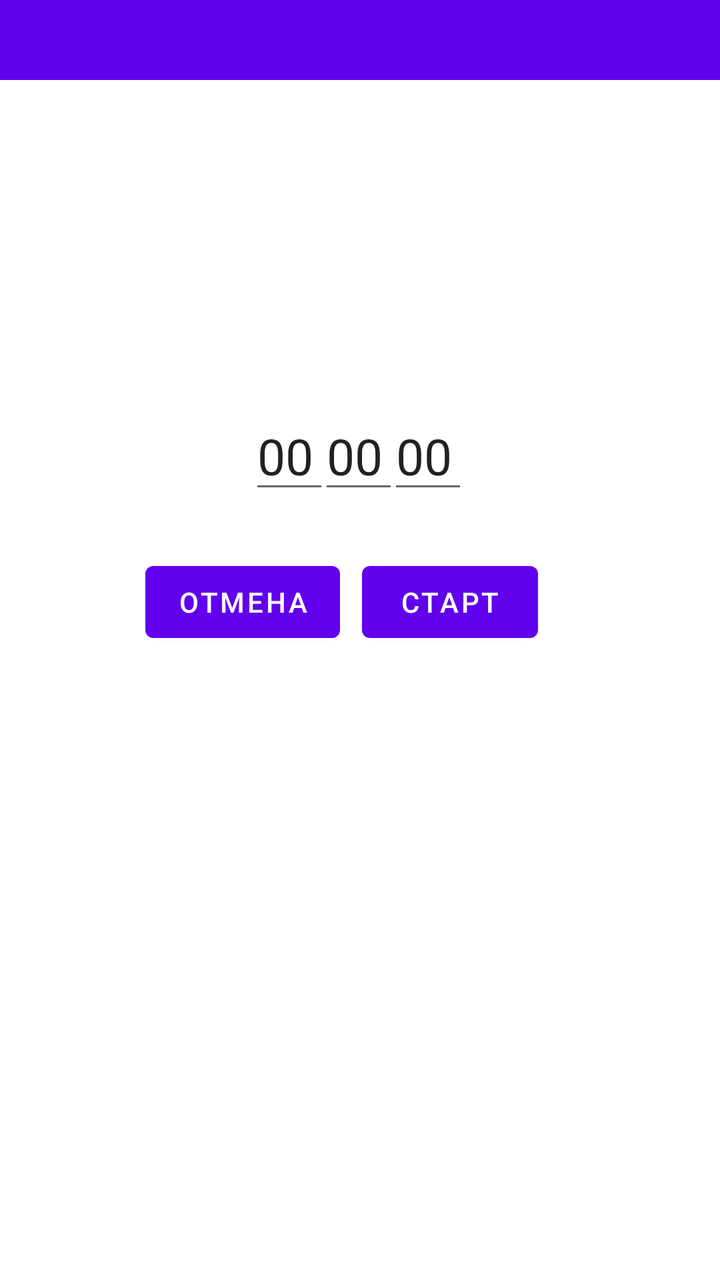
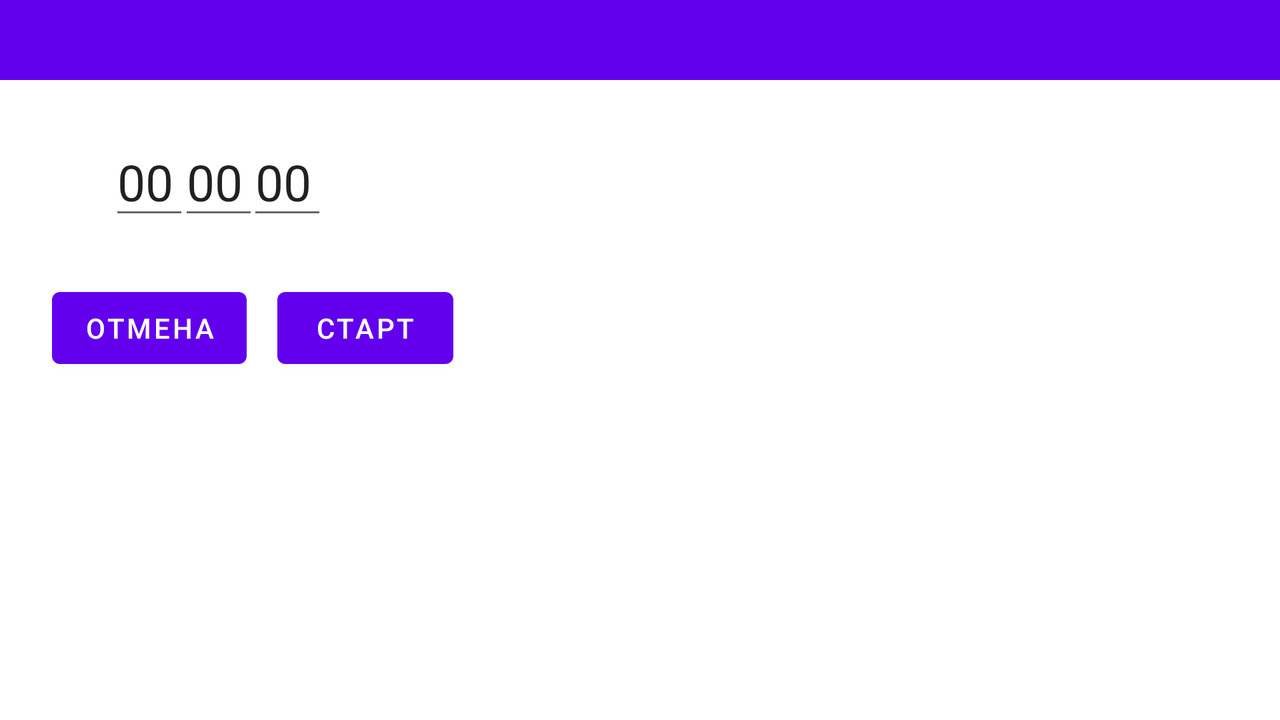

The same Android screen from two of the app's own layout files: first res/layout/ as a phone draws it, then the repository's variant for another configuration, drawn on a device whose configuration selects that folder. Both files follow.
<!-- AndroidManifest.xml: application theme Theme.AndroidLessons -->
<!-- res/layout/activity_timer.xml -->
<?xml version="1.0" encoding="utf-8"?>
<androidx.constraintlayout.widget.ConstraintLayout xmlns:android="http://schemas.android.com/apk/res/android"
    xmlns:app="http://schemas.android.com/apk/res-auto"
    xmlns:tools="http://schemas.android.com/tools"
    android:layout_width="match_parent"
    android:layout_height="match_parent"
    tools:context=".One_timer">

    <Button
        android:id="@+id/enter_time"
        android:layout_width="wrap_content"
        android:layout_height="wrap_content"
        android:onClick="start_timer"
        android:text="Старт"
        app:layout_constraintBottom_toBottomOf="parent"
        app:layout_constraintEnd_toEndOf="parent"
        app:layout_constraintHorizontal_bias="0.665"
        app:layout_constraintStart_toStartOf="parent"
        app:layout_constraintTop_toTopOf="parent"
        app:layout_constraintVertical_bias="0.468" />

    <androidx.appcompat.widget.Toolbar
        android:id="@+id/toolbar"
        android:layout_width="match_parent"
        android:layout_height="40dp"
        android:layout_marginBottom="11dp"
        android:background="?attr/colorPrimary"
        android:minHeight="?attr/actionBarSize"
        android:theme="?attr/actionBarTheme"

        app:layout_constraintEnd_toEndOf="parent"
        app:layout_constraintHorizontal_bias="0.0"
        app:layout_constraintStart_toStartOf="parent"
        app:layout_constraintTop_toTopOf="parent"
        app:layout_constraintVertical_bias="0.0" />

    <EditText
        android:id="@+id/editTextTime"
        android:layout_width="40dp"
        android:layout_height="48dp"
        android:textSize="25dp"
        android:inputType="number"
        android:text="00"
        android:selectAllOnFocus="true"
        app:layout_constraintBottom_toBottomOf="parent"
        app:layout_constraintEnd_toEndOf="parent"
        app:layout_constraintHorizontal_bias="0.39"
        app:layout_constraintStart_toStartOf="parent"
        app:layout_constraintTop_toTopOf="parent"
        app:layout_constraintVertical_bias="0.344" />

    <EditText
        android:id="@+id/editTextTime2"
        android:layout_width="40dp"
        android:layout_height="48dp"
        android:ems="10"
        android:inputType="number"
        android:textSize="25dp"
        android:text="00"
        android:selectAllOnFocus="true"
        app:layout_constraintBottom_toBottomOf="parent"
        app:layout_constraintEnd_toEndOf="parent"
        app:layout_constraintHorizontal_bias="0.498"
        app:layout_constraintStart_toStartOf="parent"
        app:layout_constraintTop_toTopOf="parent"
        app:layout_constraintVertical_bias="0.344" />

    <EditText
        android:id="@+id/editTextTime3"
        android:layout_width="40dp"
        android:layout_height="48dp"
        android:ems="10"
        android:inputType="time"
        android:textSize="25dp"
        android:text="00"
        android:selectAllOnFocus="true"
        app:layout_constraintBottom_toBottomOf="parent"
        app:layout_constraintEnd_toEndOf="parent"
        app:layout_constraintHorizontal_bias="0.606"
        app:layout_constraintStart_toStartOf="parent"
        app:layout_constraintTop_toTopOf="parent"
        app:layout_constraintVertical_bias="0.344" />

    <TextView
        android:id="@+id/textView7"
        android:layout_width="120dp"
        android:layout_height="48dp"
        android:text="TextView"
        android:textSize="25dp"
        android:visibility="invisible"
        app:layout_constraintBottom_toBottomOf="parent"
        app:layout_constraintEnd_toEndOf="parent"
        app:layout_constraintHorizontal_bias="0.498"
        app:layout_constraintStart_toStartOf="parent"
        app:layout_constraintTop_toTopOf="parent"
        app:layout_constraintVertical_bias="0.345" />


    <Button
        android:id="@+id/reset_timer1"
        android:layout_width="wrap_content"
        android:layout_height="wrap_content"
        android:onClick="reset_timer1"
        android:text="Отмена"
        app:layout_constraintBottom_toBottomOf="parent"
        app:layout_constraintEnd_toEndOf="parent"
        app:layout_constraintHorizontal_bias="0.277"
        app:layout_constraintStart_toStartOf="parent"
        app:layout_constraintTop_toTopOf="parent"
        app:layout_constraintVertical_bias="0.468" />


</androidx.constraintlayout.widget.ConstraintLayout>
<!-- resources referenced by this layout -->
<resources>
  <style name="Theme.AndroidLessons" parent="Theme.MaterialComponents.DayNight.NoActionBar">
          
          <item name="colorPrimary">@color/purple_500</item>
          <item name="colorPrimaryVariant">@color/purple_700</item>
          <item name="colorOnPrimary">@color/white</item>
          
          <item name="colorSecondary">@color/teal_200</item>
          <item name="colorSecondaryVariant">@color/teal_700</item>
          <item name="colorOnSecondary">@color/black</item>
          
          <item name="android:statusBarColor" tools:targetApi="l">?attr/colorPrimaryVariant</item>
          
      </style>
</resources>
<!-- res/layout-land/activity_timer.xml (the repository's variant of the layout above) -->
<!-- drawn on the phone turned sideways -->
<?xml version="1.0" encoding="utf-8"?>
<androidx.constraintlayout.widget.ConstraintLayout xmlns:android="http://schemas.android.com/apk/res/android"
    xmlns:app="http://schemas.android.com/apk/res-auto"
    xmlns:tools="http://schemas.android.com/tools"
    android:layout_width="match_parent"
    android:layout_height="match_parent"
    tools:context=".One_timer">

    <Button
        android:id="@+id/enter_time"
        android:layout_width="wrap_content"
        android:layout_height="wrap_content"
        android:onClick="start_timer"
        android:text="Старт"
        app:layout_constraintBottom_toBottomOf="parent"
        app:layout_constraintEnd_toEndOf="parent"
        app:layout_constraintHorizontal_bias="0.251"
        app:layout_constraintStart_toStartOf="parent"
        app:layout_constraintTop_toTopOf="parent"
        app:layout_constraintVertical_bias="0.449" />

    <androidx.appcompat.widget.Toolbar
        android:id="@+id/toolbar"
        android:layout_width="match_parent"
        android:layout_height="40dp"
        android:layout_marginBottom="11dp"
        android:background="?attr/colorPrimary"
        android:minHeight="?attr/actionBarSize"
        android:theme="?attr/actionBarTheme"

        app:layout_constraintEnd_toEndOf="parent"
        app:layout_constraintHorizontal_bias="0.0"
        app:layout_constraintStart_toStartOf="parent"
        app:layout_constraintTop_toTopOf="parent"
        app:layout_constraintVertical_bias="0.0" />


    <TextView
        android:id="@+id/textView7"
        android:layout_width="138dp"
        android:layout_height="61dp"
        android:text="TextView"
        android:textSize="25dp"
        android:visibility="invisible"
        app:layout_constraintBottom_toBottomOf="parent"
        app:layout_constraintEnd_toEndOf="parent"
        app:layout_constraintHorizontal_bias="0.106"
        app:layout_constraintStart_toStartOf="parent"
        app:layout_constraintTop_toTopOf="parent"
        app:layout_constraintVertical_bias="0.222" />

    <EditText
        android:id="@+id/editTextTime2"
        android:layout_width="40dp"
        android:layout_height="48dp"
        android:ems="10"
        android:inputType="number"
        android:selectAllOnFocus="true"
        android:text="00"
        android:textSize="25dp"
        app:layout_constraintBottom_toBottomOf="parent"
        app:layout_constraintEnd_toEndOf="parent"
        app:layout_constraintHorizontal_bias="0.149"
        app:layout_constraintStart_toStartOf="parent"
        app:layout_constraintTop_toTopOf="parent"
        app:layout_constraintVertical_bias="0.214" />

    <EditText
        android:id="@+id/editTextTime"
        android:layout_width="40dp"
        android:layout_height="48dp"
        android:inputType="number"
        android:selectAllOnFocus="true"
        android:text="00"
        android:textSize="25dp"
        app:layout_constraintBottom_toBottomOf="parent"
        app:layout_constraintEnd_toEndOf="parent"
        app:layout_constraintHorizontal_bias="0.091"
        app:layout_constraintStart_toStartOf="parent"
        app:layout_constraintTop_toTopOf="parent"
        app:layout_constraintVertical_bias="0.214" />

    <EditText
        android:id="@+id/editTextTime3"
        android:layout_width="40dp"
        android:layout_height="48dp"
        android:ems="10"
        android:inputType="time"
        android:selectAllOnFocus="true"
        android:text="00"
        android:textSize="25dp"
        app:layout_constraintBottom_toBottomOf="parent"
        app:layout_constraintEnd_toEndOf="parent"
        app:layout_constraintHorizontal_bias="0.206"
        app:layout_constraintStart_toStartOf="parent"
        app:layout_constraintTop_toTopOf="parent"
        app:layout_constraintVertical_bias="0.214" />

    <Button
        android:id="@+id/reset_timer1"
        android:layout_width="wrap_content"
        android:layout_height="wrap_content"
        android:onClick="reset_timer1"
        android:text="Отмена"
        app:layout_constraintBottom_toBottomOf="parent"
        app:layout_constraintEnd_toEndOf="parent"
        app:layout_constraintHorizontal_bias="0.048"
        app:layout_constraintStart_toStartOf="parent"
        app:layout_constraintTop_toTopOf="parent"
        app:layout_constraintVertical_bias="0.449" />


</androidx.constraintlayout.widget.ConstraintLayout>
